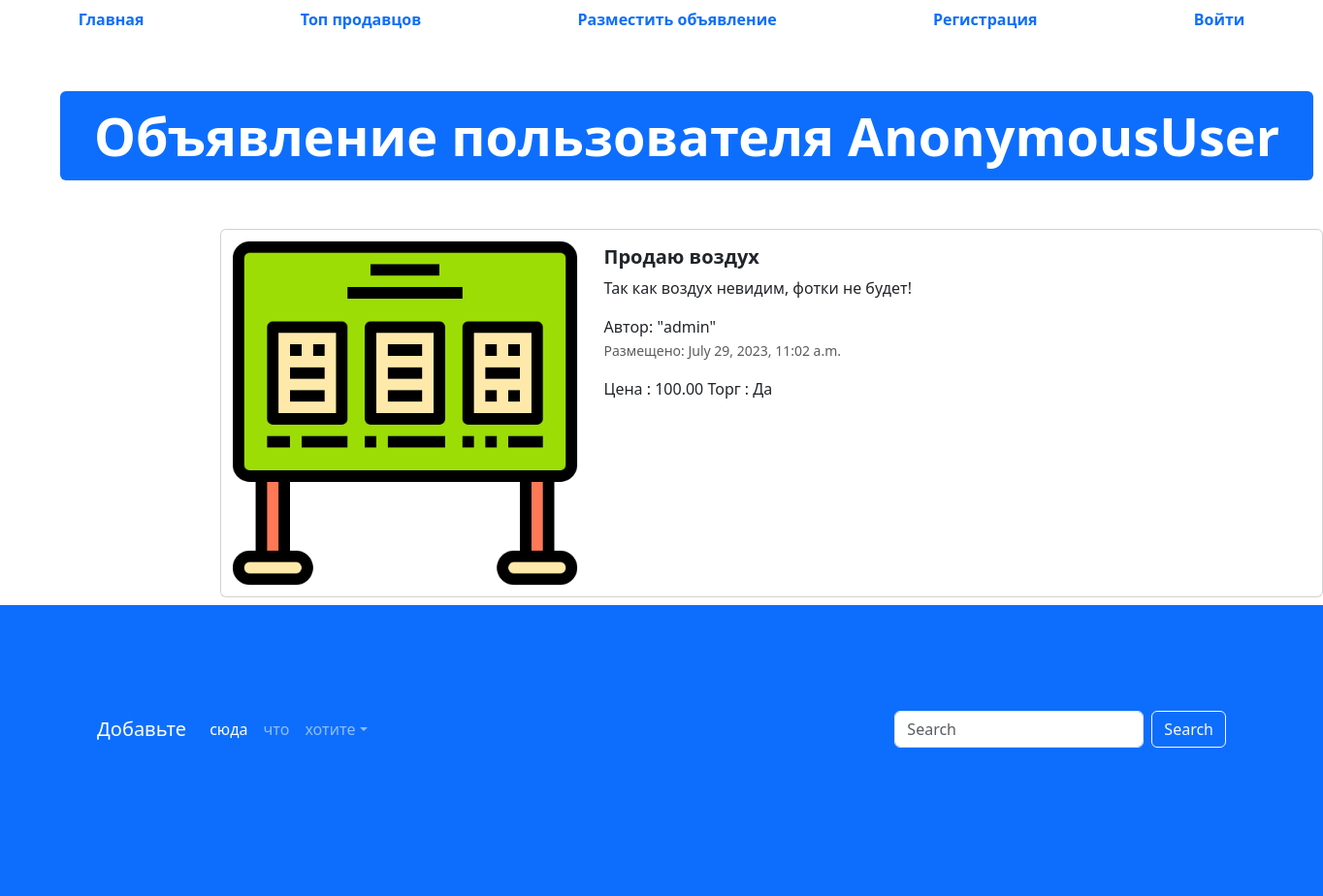
The app's page /advertisement/1 with its own data.
### app_advertisements/models.py (models this page shows, shortened)
class Advertisement(models.Model):
    title = models.CharField('Заголовок', max_length=128)
    description = models.TextField('Описание')
    price = models.DecimalField('Цена', max_digits=10, decimal_places=2)
    auction = models.BooleanField('Торг', help_text='Уместен торг или нет')
    created_at = models.DateTimeField(auto_now_add=True)
    update_at = models.DateTimeField(auto_now=True)
    user = models.ForeignKey(User, verbose_name='Пользователь', on_delete=models.CASCADE)
    image = models.ImageField('Изображение', upload_to='advertisements/')
    class Meta:
        db_table = 'advertisements'

### app_advertisements/views.py (the view)
# urls.py: path('advertisement/<int:pk>', advertisement_detail, name='adv-detail')
def advertisement_detail(request, pk):
    advertisement = Advertisement.objects.get(id=pk)
    context = {"adv" : advertisement}
    return render(request, "app_advertisements/advertisement.html", context)

### templates/app_advertisements/advertisement.html (shortened to what this page needs)
{% extends 'base.html' %}
{% load static %}
{% block content %}
  <ul class="nav nav-pills sticky-top bg-white nav-fill">
    <li class="nav-item">
      <a class="nav-link" href="{% url 'main-page' %}">
        <span style="font-weight: bold;">Главная</span>
      </a>
    </li>
    <li class="nav-item">
      <a class="nav-link" href="{% url 'top-sellers' %}"><span style="font-weight: bold;">Топ продавцов</span>
      </a>
    </li>
    <li class="nav-item">
      <a class="nav-link" href="{% url 'adv-post' %}">
        <span style="font-weight: bold;">Разместить объявление</span>
      </a>
    </li>
    {% if not user.is_authenticated %}
    <li class="nav-item">
      <a class="nav-link" href="{% url 'register' %}">
        <span style="font-weight: bold;">Регистрация</span>
      </a>
    </li>
    <li class="nav-item">
      <a class="nav-link" href="{% url 'login' %}">
        <span style="font-weight: bold;">Войти</span>
      </a>
    </li>
    {% endif %}
  </ul>
  <div class="container" style="margin: 50px;">
    <div class="display-2">
      <span class="badge bg-primary">Объявление пользователя {{ user }}</span>
    </div>
  </div>
  <div class="col offset-2">
    <div class="card mb-2" style="max-width: 1200px; margin-top: 20px;">
      <div class="row g-0">
        <div class="col-md-4">
          <a href="#" class="nav-link">
            <img src="{% if adv.image %} {{ adv.image.url }} {% else %} {% static 'img/adv_img.png' %} {% endif %}" class="img-fluid rounded-start" alt="Card title">
          </a>
        </div>
        <div class="col">
          <div class="card-body">
            <h5 class="card-title">
              <a href="#" class="nav-link"><strong>{{ adv.title }}</strong></a>
            </h5>
            <p class="card-text">
              {{ adv.description }}
            </p>
            <span>Автор: "{{ adv.user }}"</span>
            <p class="card-text"><small class="text-muted">Размещено: {{ adv.created_at }}</small></p>
            <span>Цена : {{ adv.price }}</span>
            <span>Торг : {% if adv.auction %}Да{% else %}Нет{% endif %}</span>
          </div>
        </div>
      </div>
    </div>
  </div>
  <footer style="padding: 100px; min-height: 300px;" class="bg-primary">
    <nav class="navbar navbar-expand-sm navbar-dark">
      <a class="navbar-brand" href="#">Добавьте</a>
      <div class="collapse navbar-collapse" id="collapsibleNavId">
        <ul class="navbar-nav me-auto mt-2 mt-lg-0">
          <li class="nav-item">
            <a class="nav-link active" href="#" aria-current="page">сюда</a>
          </li>
          <li class="nav-item">
            <a class="nav-link" href="#">что</a>
          </li>
          <li class="nav-item dropdown">
            <a class="nav-link dropdown-toggle" href="#" id="dropdownId" data-bs-toggle="dropdown" aria-haspopup="true"
              aria-expanded="false">хотите</a>
          </li>
        </ul>
        <form class="d-flex my-2 my-lg-0">
          <input class="form-control me-sm-2" type="text" placeholder="Search">
          <button class="btn btn-outline-light my-2 my-sm-0" type="submit">Search</button>
      </form>
    </div>
  </nav>
</footer>
{% endblock %}

### records on screen
Advertisement: image (picture), title "Продаю воздух", description "Так как воздух невидим, фотки не будет!", user "admin", created_at "July 29, 2023, 11:02 a.m.", price "100.00"

### other values on screen
{{ user }} "AnonymousUser"
